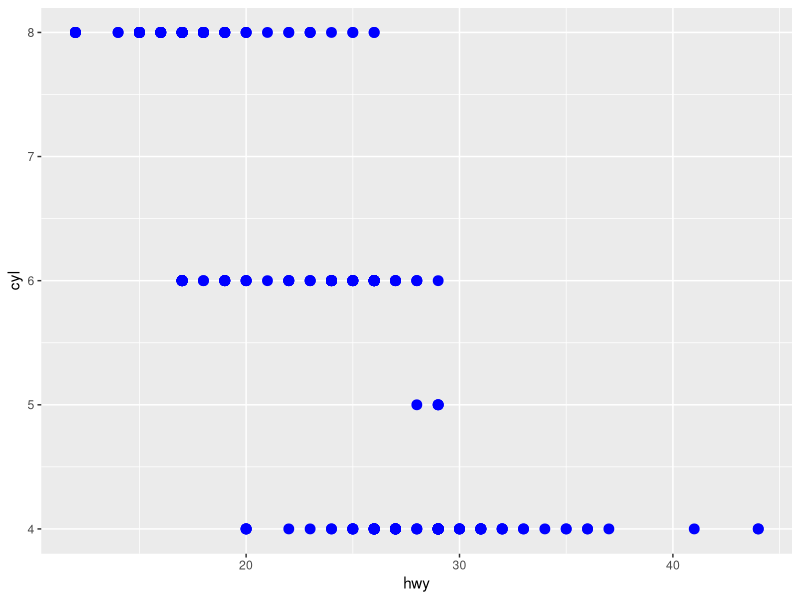
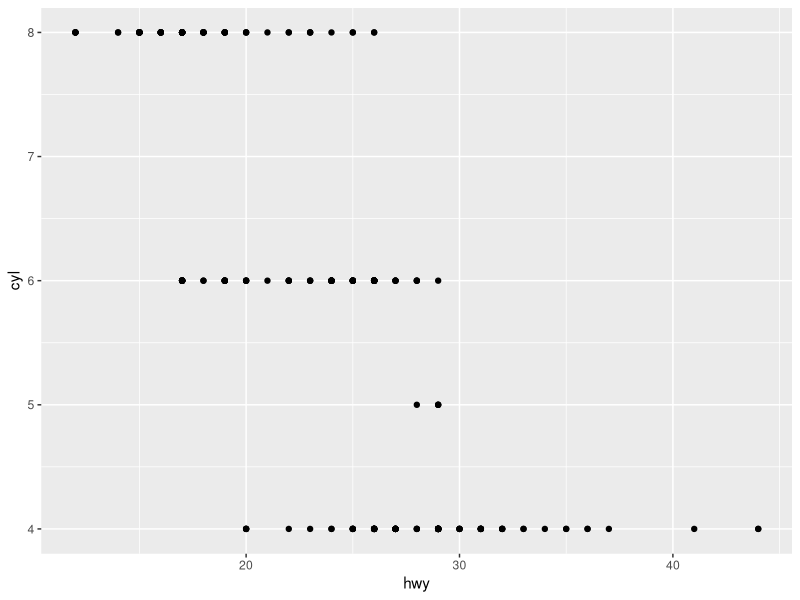
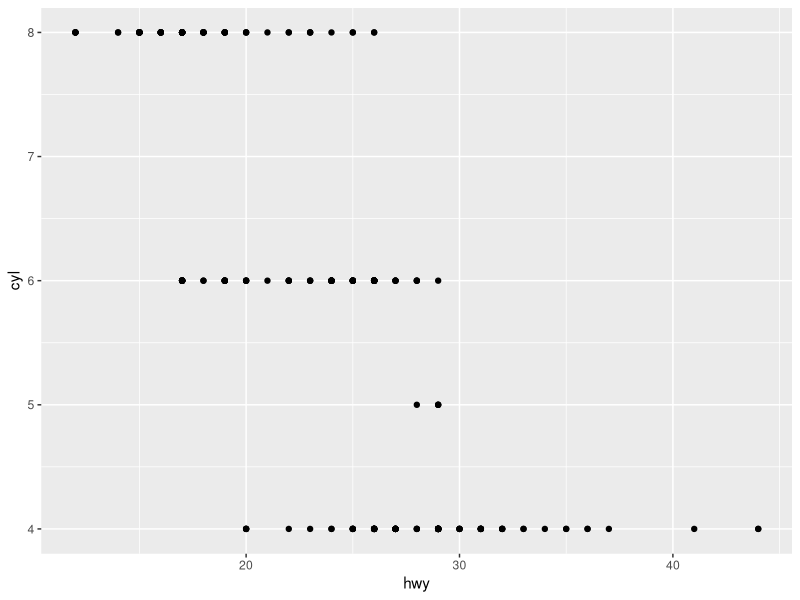
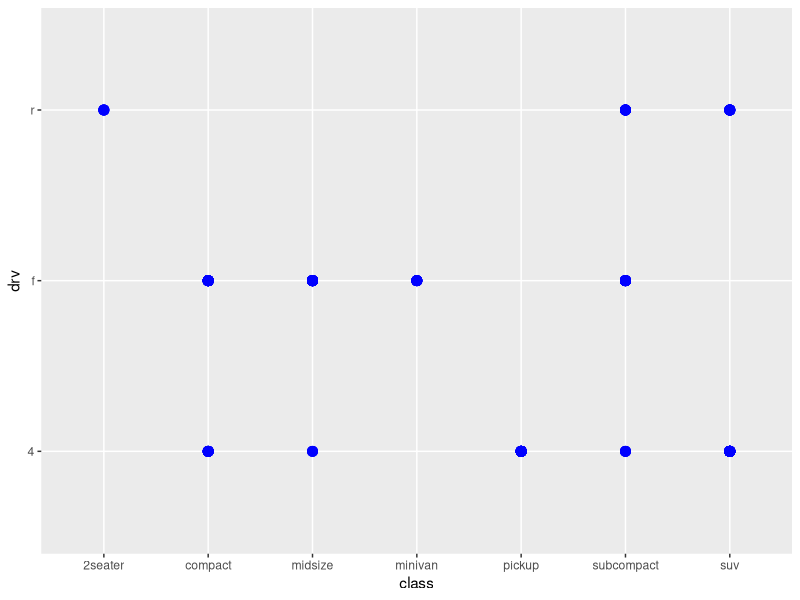
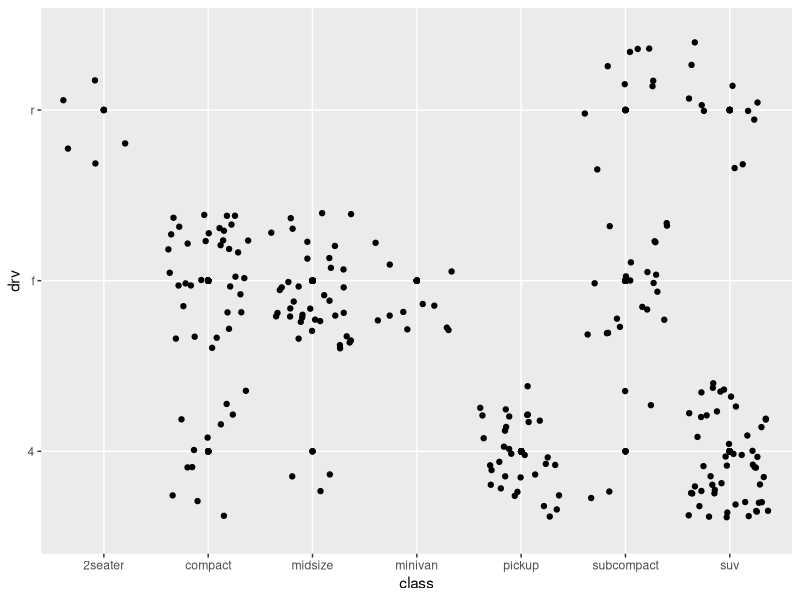
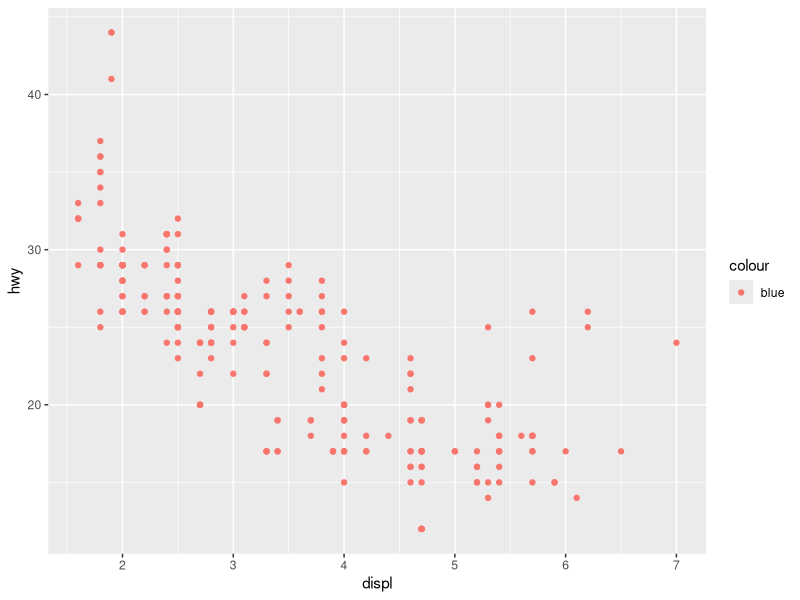
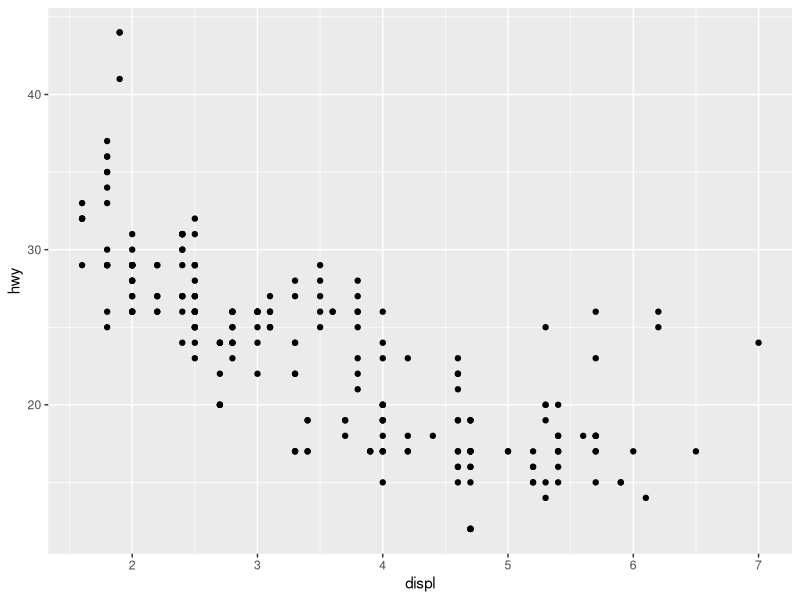
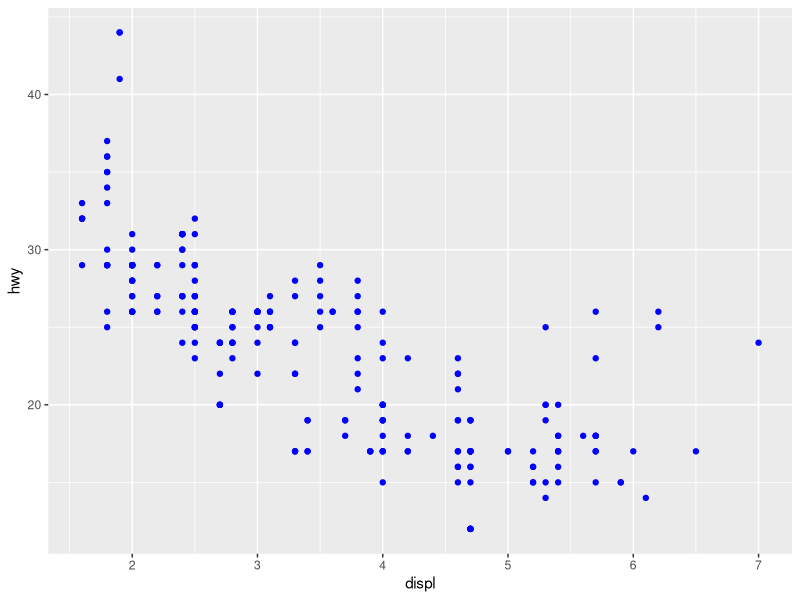

Source code (R) for these figures, in order: (Note: this script raises an error after producing the figures.)
library(ggplot2)

# Scatter plot of hwy vs cyl
# Way 1
p <- ggplot(data = mpg, aes(hwy,cyl))
p+geom_point(alpha = 3, color = "blue", size = 3)

# Way 2
p <- ggplot(data = mpg, aes(x = hwy, y = cyl))
p+geom_point()

#Way3
ggplot(mpg, aes(hwy,cyl))+geom_point()


# Scatterplot of class vs drv
p <- ggplot(data = mpg, aes(class, drv))+geom_point()
p+geom_point(alpha = 3, color = "blue", size = 3)
p+geom_jitter()

# A scatterplot is definitely not a helpful showcase of these factors since both
# drv and class are categorical vars. Since categorical vars ordinarily take a few
# qualities, there are a set number of special blends of (x, y) values that can be shown.

ggplot(data = mpg) +  geom_point(mapping = aes(x = displ, y = hwy, color = "blue"))
# Color is worng since it should be outside the bracket

ggplot(data = mpg) +  geom_point(mapping = aes(x = displ, y = hwy))
# Default is Black

ggplot(data = mpg)+geom_point(mapping = aes(x = displ, y = hwy), colour = "blue")
#correct

ggplot(mpg, aes(displ, hwy, colors(ditinct = FALSE)))+geom_point()
# No Shade

ggplot(mpg, aes(x = displ,y = hwy, colour = cty))+geom_point()
# Continuous Variable

ggplot(mpg, aes(x = displ,y = hwy, size = cty))+geom_point()
# Continuous Variable

ggplot(mpg, aes(x = displ,y = hwy, shape = cty))+geom_point()
# Error - A continuous variable can not be mapped to shape
